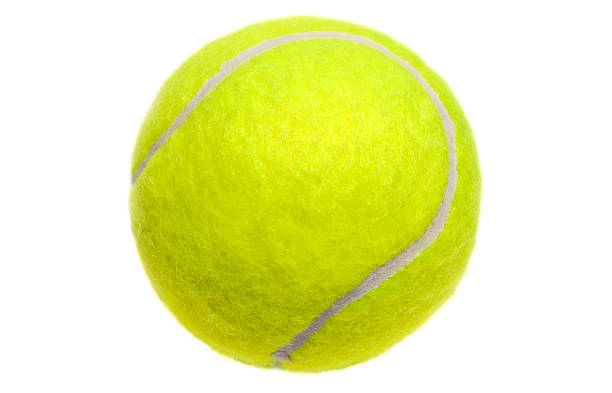
#> input picture tennis_ball.jpg, 612 x 393 px
$ python Assignment_1_Vipin.py
#> lines starting #> are read from the running program, lines starting #| are printed output that depends on the picture; after the words box and inside, x2 and y2 are one past the last pixel; in counts of white or black regions, pixels touching at a corner belong together
import cv2
import numpy as np
import matplotlib.pyplot as plt


def detect_tennis_ball(image_path):
    # Step 1: Read the input image
#> called with image_path = 'tennis_ball.jpg'
    image = cv2.imread(image_path)
#> image is the input picture: shape (393, 612, 3); mean B, G, R 161.9, 238.9, 233.1
    # output = image.copy()
    gray = cv2.cvtColor(image, cv2.COLOR_BGR2GRAY)
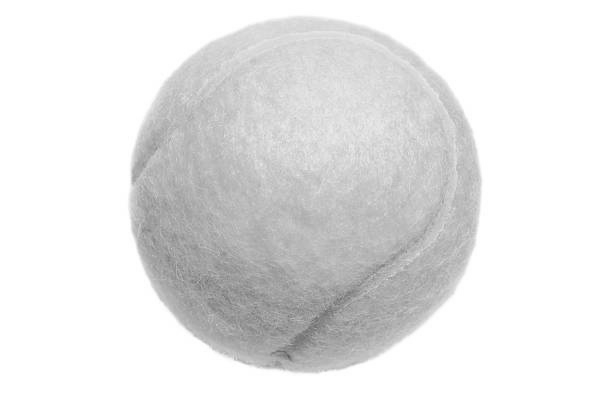
#> gray: shape (393, 612); min 91, max 255, mean 228.4

    # Step 2: Apply Gaussian Blur to reduce noise
    blurred = cv2.GaussianBlur(gray, (9, 9), 2)

    # Step 3: Apply Canny Edge Detection
    # edges = cv2.Canny(blurred, 100, 150)

    # Step 4: Apply Hough Circle Transform
    circles = cv2.HoughCircles(blurred, cv2.HOUGH_GRADIENT, dp=1.2, minDist=20,
                               param1=100, param2=50, minRadius=10, maxRadius=400)
#> circles = [[304.2, 193.8, 177.6]]

    # Step 5: Draw detected circles
    if circles is not None:
        circles = np.round(circles[0, :]).astype("int")
#> circles = [[304, 194, 178]]
        for (x, y, r) in circles:
            # Draw the outer circle
            cv2.circle(image, (x, y), r, (0, 255, 0), 4)
            # cv2.rectangle(output, )
            # Draw the center of the circle
            cv2.circle(image, (x, y), 2, (255, 0, 0), 3)
#> this loop made 1 pass
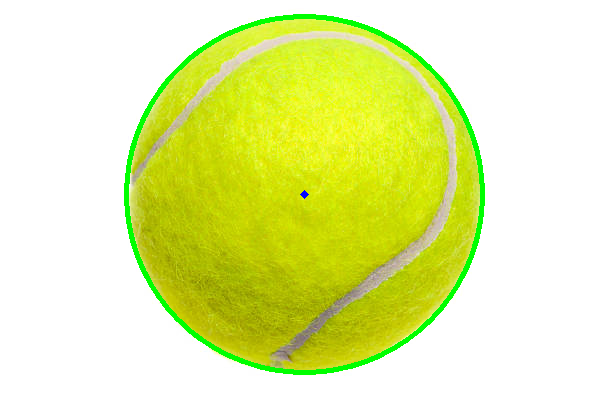
#> image: shape (393, 612, 3); 2.34% of pixels changed, all inside (x1, y1, x2, y2) = (124, 14, 485, 375)

    # Display the result
    plt.figure(figsize=(10,10))
    plt.imshow(cv2.cvtColor(image, cv2.COLOR_BGR2RGB))
    plt.title("Detected Ball!!")
    plt.axis("off")
    plt.show()

# Example usage
detect_tennis_ball("tennis_ball.jpg")
